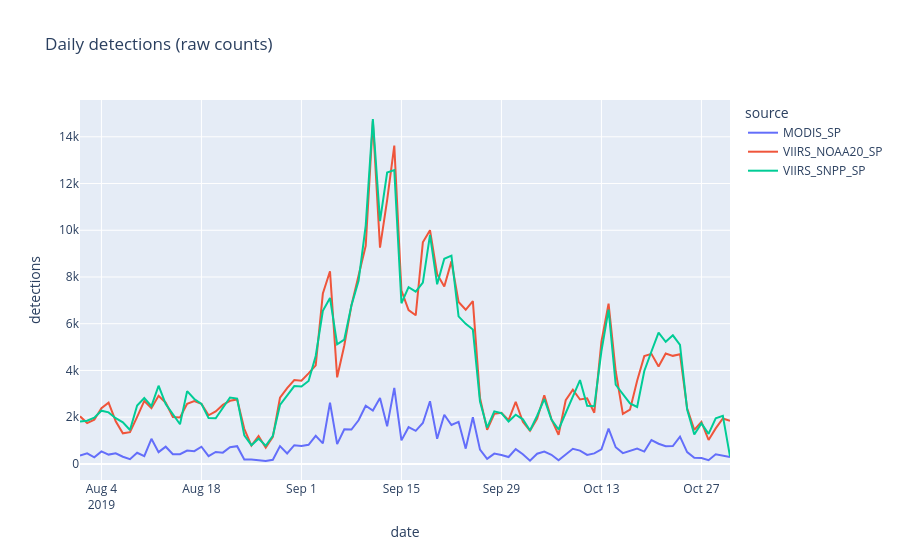

Notebook cell for this chart:
### Markdown cell above
## Daily detection counts per source (raw, not harmonized)

Raw counts are not comparable across sensors: VIIRS 375 m pixels yield more detections per fire than MODIS 1 km.

### Code cell
daily = obs.groupby([obs['acq_datetime'].dt.date.rename('date'), 'source']).size().rename('detections').reset_index()
px.line(daily, x='date', y='detections', color='source', title='Daily detections (raw counts)')
